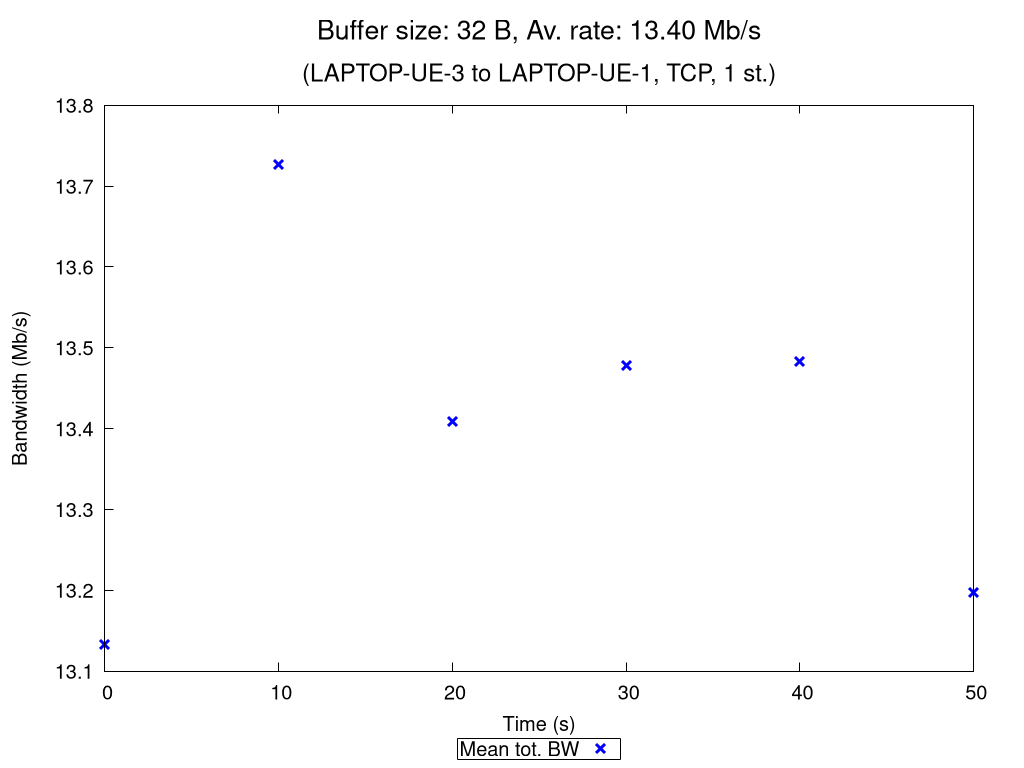

Here is the gnuplot script that generated this plot:
set terminal pngcairo nocrop enhanced size 1024,768 font "Verdana,15"
set output "TCP_1_st_2020_10_06_16-04-51_two2one_00032B.png"

set title "{/=20 Buffer size: 32 B, Av. rate: 13.40 Mb/s}\n\n{/=18 (LAPTOP-UE-3 to LAPTOP-UE-1, TCP, 1 st.)}"

set xlabel "Time (s)"
set ylabel "Bandwidth (Mb/s)"
set ytics nomirror
set key bmargin center horizontal box samplen 1 width -1
set bmargin 4.6
set rmargin 4.5

rf = 1000000.0  # rate factor
set style fill transparent solid 0.2 noborder
set autoscale xfix
plot "TCP_1_st_2020_10_06_16-04-51_two2one_00032B_iperf_processed.dat" using 1:($2/rf-$3/rf):($2/rf+$3/rf) with filledcurves lc rgb "blue" notitle, \
     "" using 1:($2/rf) with points pt 2 ps 1.5 lw 3 lc rgb "blue" title "Mean tot. BW", \
